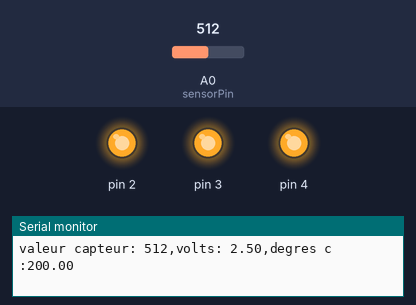
Simulated run of this sketch. Board: Arduino Uno, built with avr-gcc and run on an emulated ATmega328P. On the bench: output pins drawn as LEDs (lit = HIGH), the last lines printed to the serial monitor. Inputs (shaded band) come from the test bench; at power-on: A0 (sensorPin) = 512.

Above: at 1.2 s.
1.3 s: A0 (sensorPin) set to 144
4.3 s: A0 (sensorPin) set to 132
At 5.4 s:
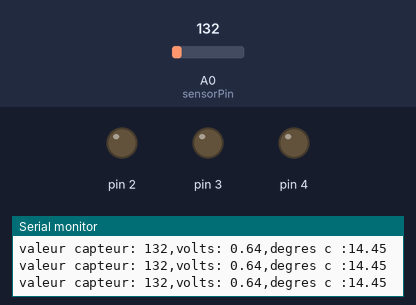
5.8 s: A0 (sensorPin) set to 306
At 7.0 s:
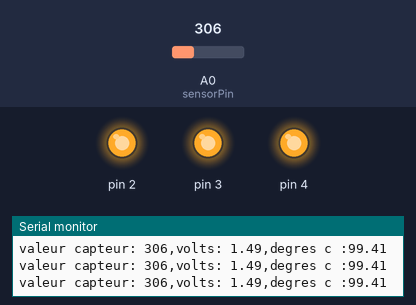
7.3 s: A0 (sensorPin) set to 122
At 7.9 s:
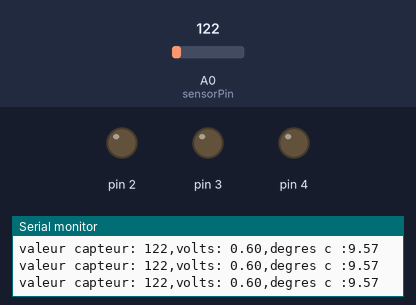
Timing chart, 0 to 9.9 s (numbered marks = the images above; inputs shaded):
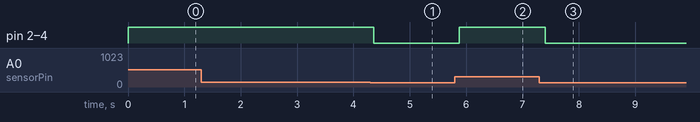

Measured:
- the behaviour switches between 144 and 143 on A0 (sensorPin) (found by bisection; images 0 and 1)
- after the input at 4.3 s, pin 2–4: HIGH → LOW after 0.06 s
- after the input at 5.8 s, pin 2–4: LOW → HIGH after 0.08 s
- after the input at 7.3 s, pin 2–4: HIGH → LOW after 0.10 s

The sketch:

Labo_Temperature.ino
```cpp
const int sensorPin = A0;
const float baselineTemps = 20.0;


void setup() {
  Serial.begin(9600);  //ouvrir un port serie
  for (int pinNumber = 2; pinNumber < 5; pinNumber++) {

    pinMode(pinNumber, OUTPUT);
    digitalWrite(pinNumber, LOW);
  }
}


void loop() {
  int sensorVal = analogRead(sensorPin);
  Serial.print("valeur capteur: ");
  Serial.print(sensorVal);
  float voltage = (sensorVal / 1024.0) * 5.0;
  Serial.print(",volts: ");
  Serial.print(voltage);
  Serial.print(",degres c :");
  float temperature = (voltage - .5) * 100;
  Serial.println(temperature);
  if (temperature < baselineTemps) {
    digitalWrite(2, LOW);
    digitalWrite(3, LOW);
    digitalWrite(4, LOW);
  } else if (temperature > baselineTemps + 2 && temperature < baselineTemps + 4) {
    digitalWrite(2, HIGH);
    digitalWrite(3, LOW);
    digitalWrite(4, LOW);
  } else if (temperature > baselineTemps + 4 && temperature < baselineTemps + 6) {
    digitalWrite(2, HIGH);
    digitalWrite(3, HIGH);
    digitalWrite(4, LOW);
  } else if (temperature >= baselineTemps + 6) {
    digitalWrite(2, HIGH);
    digitalWrite(3, HIGH);
    digitalWrite(4, HIGH);
  }
  delay(100);
}
```
